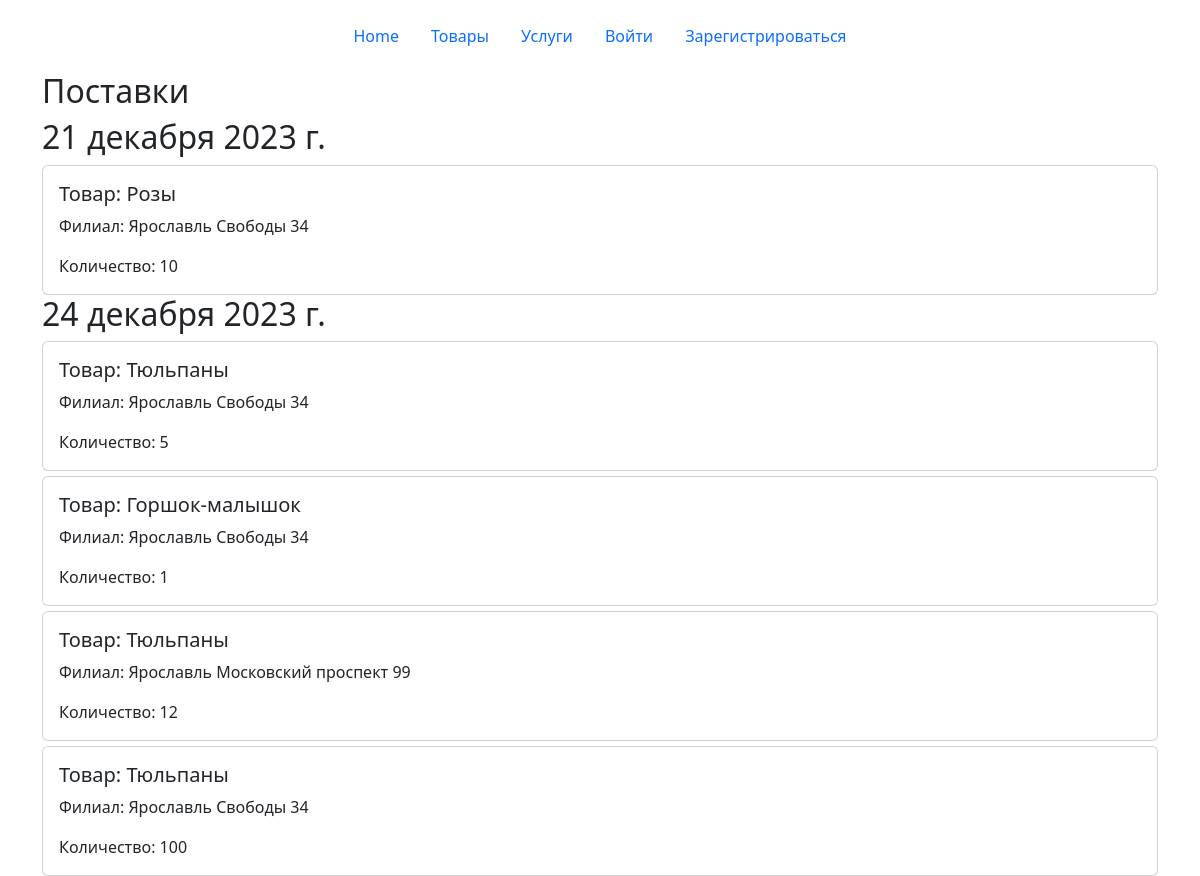
The app's page /all_supplies/, older data.
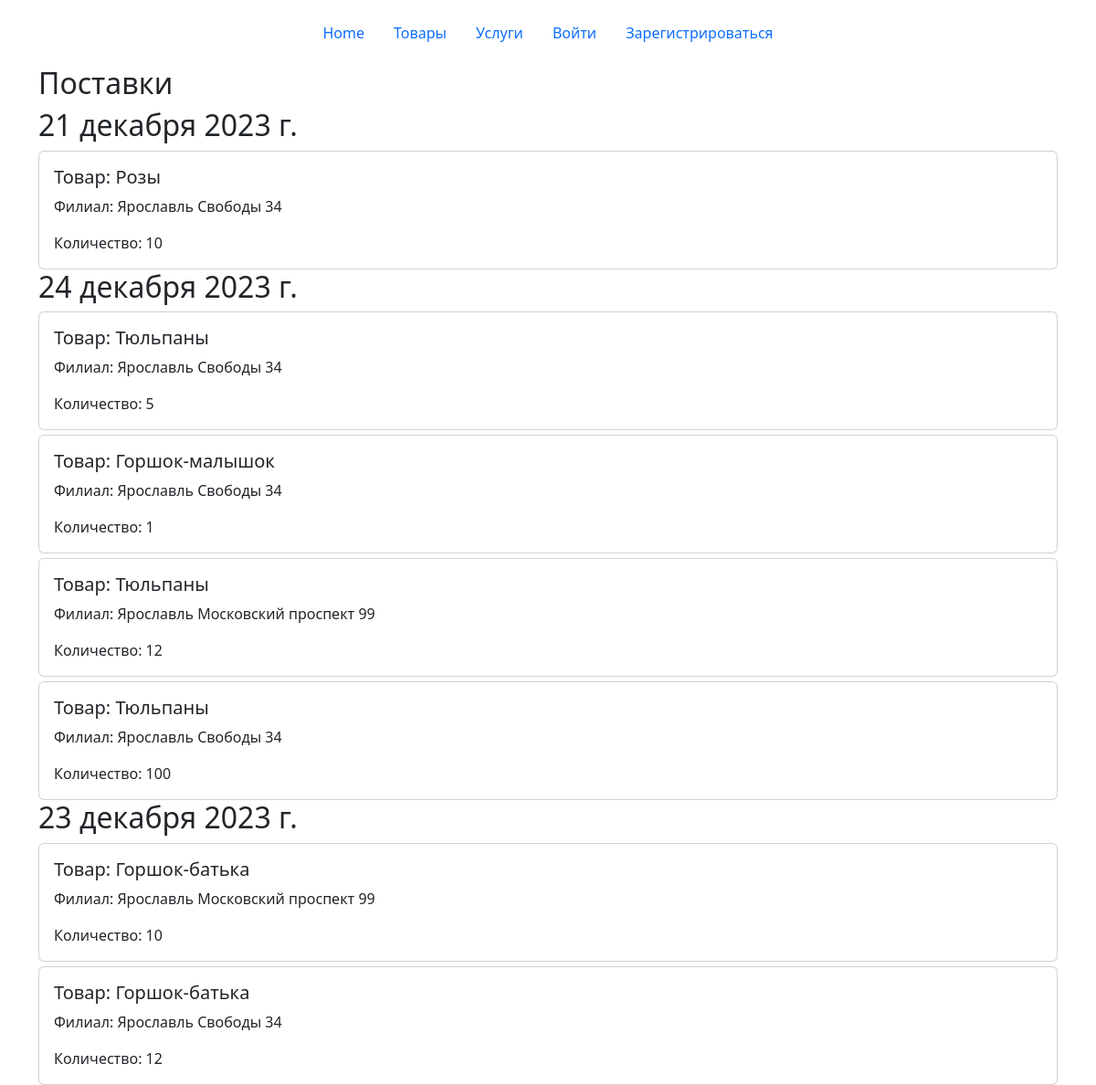
The same page, newer data.
### main/models.py (models this page shows, shortened)
class Supplies(models.Model):
    delivery_date = models.DateField()
    filial = models.ForeignKey(Filials, on_delete=models.CASCADE, verbose_name='Филиал', blank=True, null=True)
    class Meta:
        verbose_name = 'Поставка'
        verbose_name_plural = 'Поставки'

class SuppliesItems(models.Model):
    product = models.ForeignKey(Products, on_delete=models.CASCADE, verbose_name='Продукт', blank=True, null=True)
    supplies = models.ForeignKey(Supplies, on_delete=models.CASCADE, verbose_name='Поставка', blank=True, null=True)
    quantity = models.IntegerField(verbose_name='Количество', blank=True, null=True)
    class Meta:
        verbose_name = 'Поставка товара'
        verbose_name_plural = 'Поставки товаров'

class Products(models.Model):
    name = models.CharField(max_length=50, verbose_name='Название', blank=True, null=True)
    type_product = models.ForeignKey(Types_products, on_delete=models.CASCADE, verbose_name='Тип продукта', blank=True,
                                     null=True)
    cost = models.FloatField(verbose_name='Стоимость', blank=True, null=True)
    photo = models.ImageField(upload_to='products', verbose_name='Фото', blank=True, null=True)
    stock_balance = models.IntegerField(verbose_name='Остаток на складе', blank=True, null=True)
    sheif_life = models.IntegerField(verbose_name='Срок годности', blank=True, null=True)
    class Meta:
        verbose_name = 'Товар'
        verbose_name_plural = 'Товары'

class Filials(models.Model):
    city = models.CharField(max_length=50, verbose_name='Город', blank=True, null=True)
    street = models.CharField(max_length=50, verbose_name='Улица', blank=True, null=True)
    house = models.CharField(max_length=50, verbose_name='Дом', blank=True, null=True)
    email = models.CharField(max_length=50, verbose_name='Email', blank=True, null=True)
    phone = models.CharField(max_length=50, verbose_name='Телефон', blank=True, null=True)
    def __str__(self):
        return f'{self.city} {self.street} {self.house}'
    class Meta:
        verbose_name = 'Филиал'
        verbose_name_plural = 'Филиалы'

### main/views.py (the view)
# urls.py: path('all_supplies/', views.all_supplies, name='all_supplies'),
def all_supplies(request):
    supplies = Supplies.objects.all()
    supplies_group = {}
    for supply in supplies:
        if supply.delivery_date in supplies_group:
            supplies_group[supply.delivery_date].append(supply)
        else:
            supplies_group[supply.delivery_date] = [supply]
    return render(request, 'supplies.html', {'supplies_group': supplies_group})

### templates/supplies.html
{% extends 'navbar.html' %}
{% block content %}
    <div class="container">
        <h2>Поставки</h2>
        {% for delivery_date, supplies_list in supplies_group.items %}
            <h2>{{ delivery_date }}</h2>
            <div class="card-deck">
                {% for supply in supplies_list %}
                    <div class="card" style="margin-top: 5px;">
                        <div class="card-body">
                            <h5 class="card-text">Товар: {{ supply.suppliesitems_set.first.product.name }}</h5>
                            <p class="card-text">Филиал: {{ supply.filial }}</p>
                            <p class="card-text">Количество: {{ supply.suppliesitems_set.first.quantity }}</p>
                        </div>
                    </div>
                {% endfor %}
            </div>
        {% endfor %}
    </div>
{% endblock %}

Row changes from the older to the newer data that the page shows:
added Supplies: delivery_date "23 декабря 2023 г.", suppliesitems_set.first.product.name "Горшок-батька", filial "Ярославль Московский проспект 99", suppliesitems_set.first.quantity "10"
added Supplies: suppliesitems_set.first.product.name "Горшок-батька", filial "Ярославль Свободы 34", suppliesitems_set.first.quantity "12", shown under "23 декабря 2023 г."
